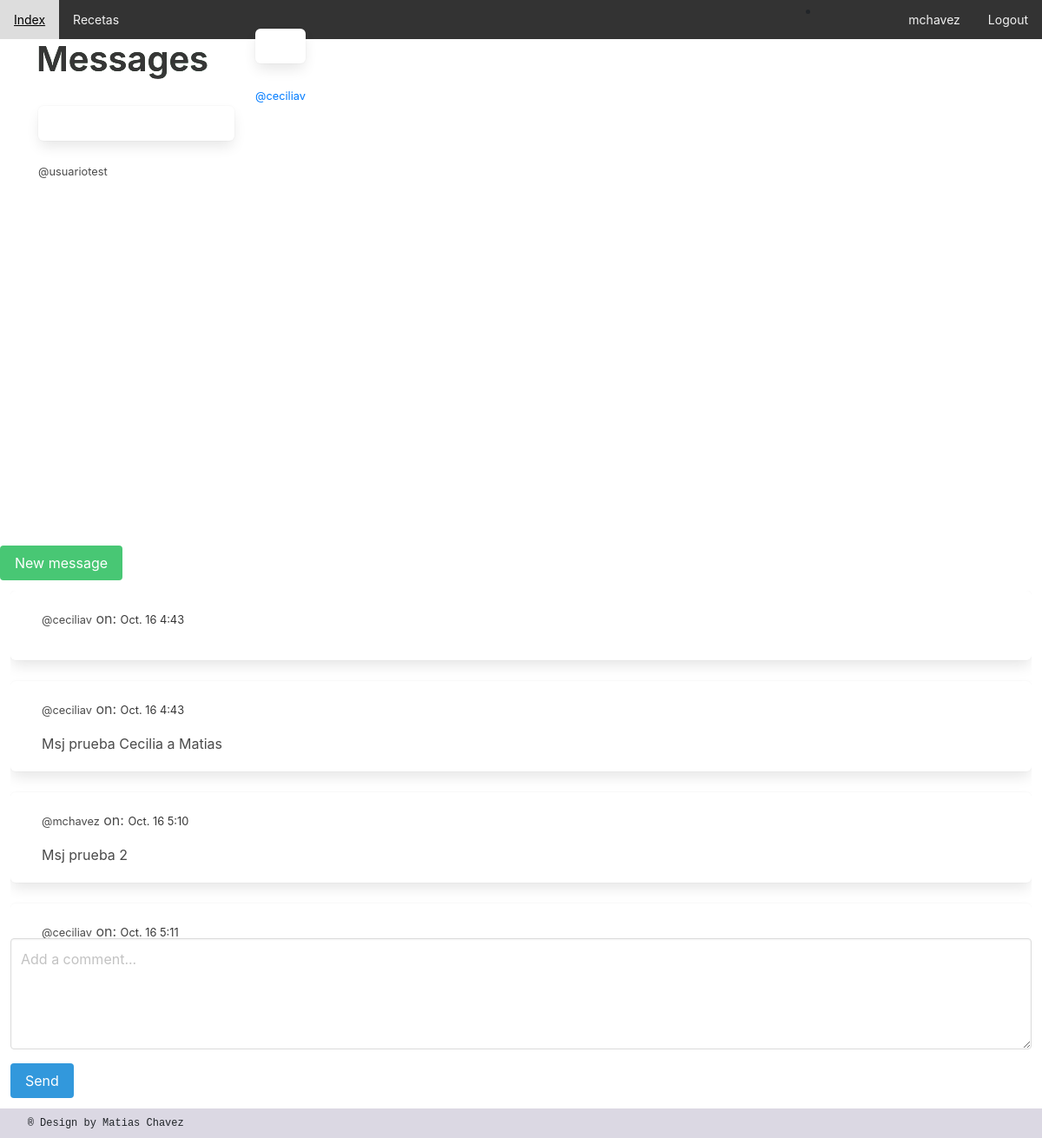
The app's page /AppGlobal/directs/ceciliav (signed in) with its own data.
### AppGlobal/models.py (models this page shows, shortened)
class Message(models.Model):
	user = models.ForeignKey(User, on_delete=models.CASCADE, related_name='user')
	sender = models.ForeignKey(User, on_delete=models.CASCADE, related_name='from_user')
	recipient = models.ForeignKey(User, on_delete=models.CASCADE, related_name='to_user')
	body = models.TextField(max_length=1000, blank=True, null=True)
	date = models.DateTimeField(auto_now_add=True)
	is_read = models.BooleanField(default=False)
	def get_messages(user):
		messages = Message.objects.filter(user=user).values('recipient').annotate(last=Max('date')).order_by('-last')
		users = []
		for message in messages:
			users.append({
				'user': User.objects.get(pk=message['recipient']),
				'last': message['last'],
				'unread': Message.objects.filter(user=user, recipient__pk=message['recipient'], is_read=False).count()
				})
		return users

### AppGlobal/views.py (the view)
# urls.py: path('directs/<username>', Directs, name='directs'),
@login_required
def Directs(request, username):
	user = request.user
	messages = Message.get_messages(user=user)
	active_direct = username
	directs = Message.objects.filter(user=user, recipient__username=username)
	directs.update(is_read=True)
	for message in messages:
		if message['user'].username == username:
			message['unread'] = 0
	context = {
		'directs': directs,
		'messages': messages,
		'active_direct':active_direct,
	}
	template = loader.get_template('direct.html')
	return HttpResponse(template.render(context, request))

### AppGlobal/templates/direct.html (shortened to what this page needs)
{% extends 'index.html' %}
{% load static %}
{% block body %}
  <div class="columns is-mobile">
  <div class="column is-one-quarter">
  <aside class="menu">
    <h1 class="title is-2">
    Messages
    </h1>
  <ul style="overflow-y: scroll; height: 450px" class="menu-list">
{% for message in messages %}
<a class="{% if active_direct == message.user.username %}is-active{% endif %}" href="{% url 'directs' message.user.username %}">
<div class="box">
    </div>
    <div class="media-content">
      <div class="content">
        <p>
          <strong>{{ message.user.profile.first_name }} {{ message.user.profile.last_name }}</strong> <small>@{{ message.user.username }}</small>
        </p>
      </div>
    </div>
</div>
{% endfor %}
<br>
<a href="{% url 'usersearch' %}" class="button is-success">New message</a>
</div>
<div class="column">
<div style="overflow-y: scroll; height: 400px">
{% for direct in directs %}
<div class="box">
  <article class="media">
    <div class="media-content">
      <div class="content">
        <p>
          <strong>{{ direct.sender.profile.first_name }} {{ direct.sender.profile.last_name }}</strong> <small>@{{ direct.sender.username }}</small> on: <strong><small>{{ direct.date|date:'N d G:i'}}</small></strong>
        </p>
        {{ direct.body }}
      </div>
    </div>
  </article>
</div>
{% endfor %}
</div>
<form role="form" method="POST" action="{% url 'send_direct' %}">
<article class="media">
  <div class="media-content">
    <div class="field">
      <p class="control">
        <textarea class="textarea" name="body" placeholder="Add a comment..."></textarea>
      </p>
    </div>
    <nav class="level">
      <div class="level-left">
        <div class="level-item">
          <button type="submit" name="action" class="button is-info">Send</buttom>
        </div>
      </div>
    </nav>
  </div>
</article>
</form>
</div>
{% endblock %}

### AppGlobal/templates/index.html (shortened to what this page needs)
<!DOCTYPE html>
<html lang="en">
<head>
    {% load static %}
    <link href="https://cdnjs.cloudflare.com/ajax/libs/font-awesome/5.15.3/css/all.min.css" rel="stylesheet" />
    <link href="https://cdn.jsdelivr.net/npm/bootstrap@5.2.2/dist/css/bootstrap.min.css" rel="stylesheet">
    <link rel="stylesheet" href="{%static 'css/myestilo.css'%}">
    <link rel="stylesheet" href="{% static 'css/bulma.min.css' %}">
    <link rel="stylesheet" href="{% static 'css/style.css' %}">
    <link href="//maxcdn.bootstrapcdn.com/bootstrap/4.1.1/css/bootstrap.min.css" rel="stylesheet" id="bootstrap-css">
    <link href="https://cdn.jsdelivr.net/npm/bootstrap@5.0.2/dist/css/bootstrap.min.css" rel="stylesheet">
    <link rel="stylesheet" href="https://maxcdn.bootstrapcdn.com/bootstrap/4.0.0/css/bootstrap.min.css">
</head>
<header>
    <div class="topnav">
        <a href="/AppGlobal/">Index</a>
        <a href="/AppGlobal/blogs">Recetas</a>
        <div class="topnav-right">
            {% if request.user.is_authenticated  %}
            <li class="nav-item" style="position: absolute; right: 250px">
            </li>
            <a href="/AppGlobal/perfil">{{ user.username }}</a>
            <a href="/AppGlobal/logout">Logout</a>
            {% else %}
            <a href="/AppGlobal/login">Login</a>
            <a href="/AppGlobal/registro">Registro</a>
            {% endif %}
        </div>
      </div>
</header>
<body>
    <div class="contenido1">
        {% block body %}{% endblock %}
</body>
<footer>
<p class="pFooter"> ®  Design by Matias Chavez </p>
</footer>
</html>

### AppGlobal/static/css/myestilo.css (style rules this page uses)
.topnav { background-color: #333; overflow: hidden; }
.topnav a { float: left; color: #f2f2f2; text-align: center; padding: 12px 16px; text-decoration: none; font-size: 14px; }
.topnav-right { float: right; }
footer { background-color: #dbd8e3; padding: 8px; }
.pFooter { font-family: monospace; font-size: 12px; margin-left: 2%; margin-top: auto; margin-bottom: auto; }
body { font-family: monospace; }
h1 { font-size: 40px; font-weight: 800; background-image: linear-gradient(90deg, rgba(0,36,1,1) 61%, rgba(10,93,62,1) 100%, rgba(0,212,255,1) 100%); color: transparent; background-clip: text; -webkit-background-clip: text; margin-left: auto; position: relative; text-align: center; padding: .5% }

### AppGlobal/static/css/style.css (style rules this page uses)
* { box-sizing:border-box }

### records on screen
Message: sender.username "ceciliav", date "Oct. 16 4:43"
Message: sender.username "ceciliav", date "Oct. 16 4:43", body "Msj prueba Cecilia a Matias"
Message: sender.username "mchavez", date "Oct. 16 5:10", body "Msj prueba 2"
Message: sender.username "ceciliav", date "Oct. 16 5:11"

### other values on screen
{{ user.username }} "mchavez"
{{ message.user.username }} "usuariotest"
{{ message.user.username }} "ceciliav"
